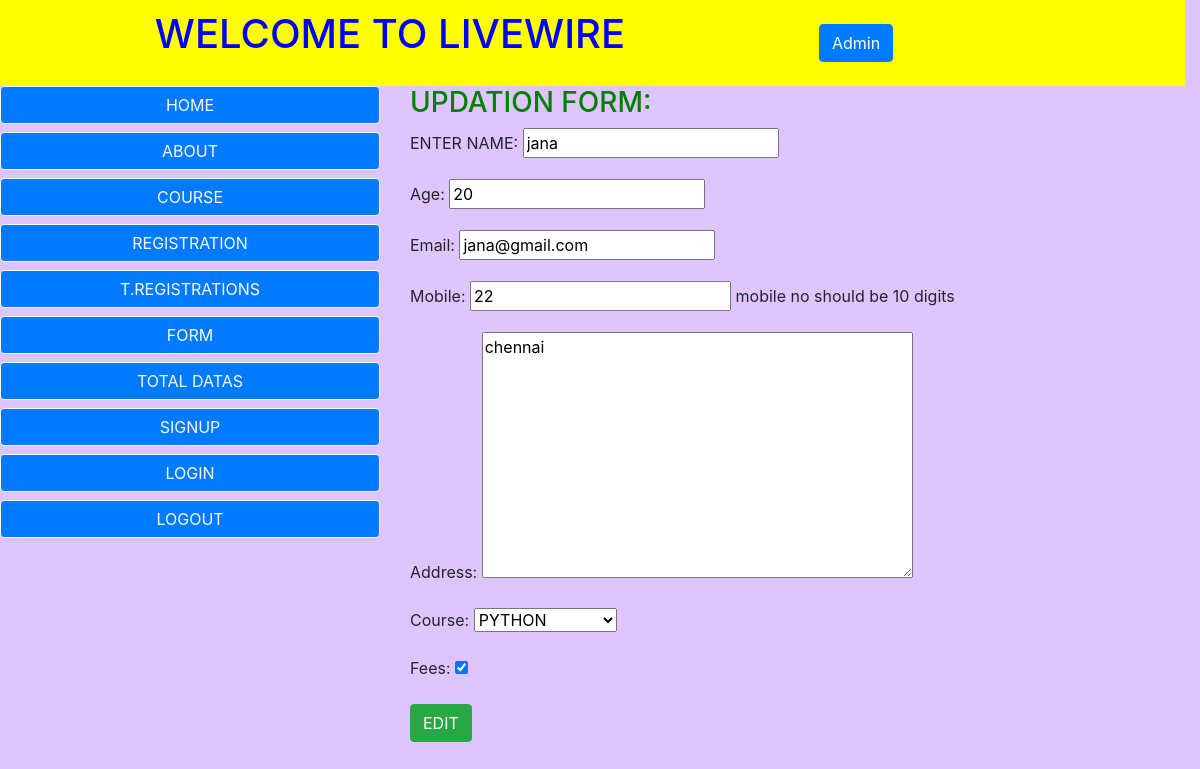
The app's page /edit/1/ (signed in) with its own data.
### app1/models.py (models this page shows)
class details(models.Model):
    name=models.CharField(max_length=10,verbose_name='ENTER NAME')
    age=models.IntegerField()
    email=models.EmailField(unique=True)
    mobile=models.BigIntegerField(help_text='mobile no should be 10 digits')
    address=models.TextField(default='chennai')
    course=models.CharField(default='python',max_length=20,choices=[('python','PYTHON'),
                                                   ('java','JAVA'),
                                                   ('c','C'),
                                                   ('web design','WEB DESIGN'),
                                                                    ('django','DJANGO'),
                                                                    ('c++','CPP'),
                                                                    ('advancejava','ADVANCE JAVA')])
    datetime=models.DateTimeField(auto_now=True)
    fees=models.BooleanField(default=False)

### app1/views.py (the view)
# urls.py: path('edit/<id>/',login_required(edit.as_view()),name='edit'),
class edit(UpdateView):
    model = details
    fields = '__all__'
    template_name = 'edit.html'
    success_url = '/display'
    def get_object(self, queryset=None):
        obj=get_object_or_404(details,pk=self.kwargs['id'])
        return obj

### Templates/edit.html (shortened to what this page needs)
{% extends 'home.html' %}
{% block content %}
<h3>UPDATION FORM:</h3>
<form method="post">
    {{form.as_p}}
    <input type="submit" value="EDIT" class="btn btn-success">
</form>
{% endblock %}

### app1/static/external.css (style rules this page uses)
h3 { color:green; }

### Templates/home.html (style rules this page uses)
body { background-color:#DFC5FE; }

### records on screen
details: name "jana", age "20", email "jana@gmail.com", mobile "22", address "chennai", course "PYTHON", fees "☑"
